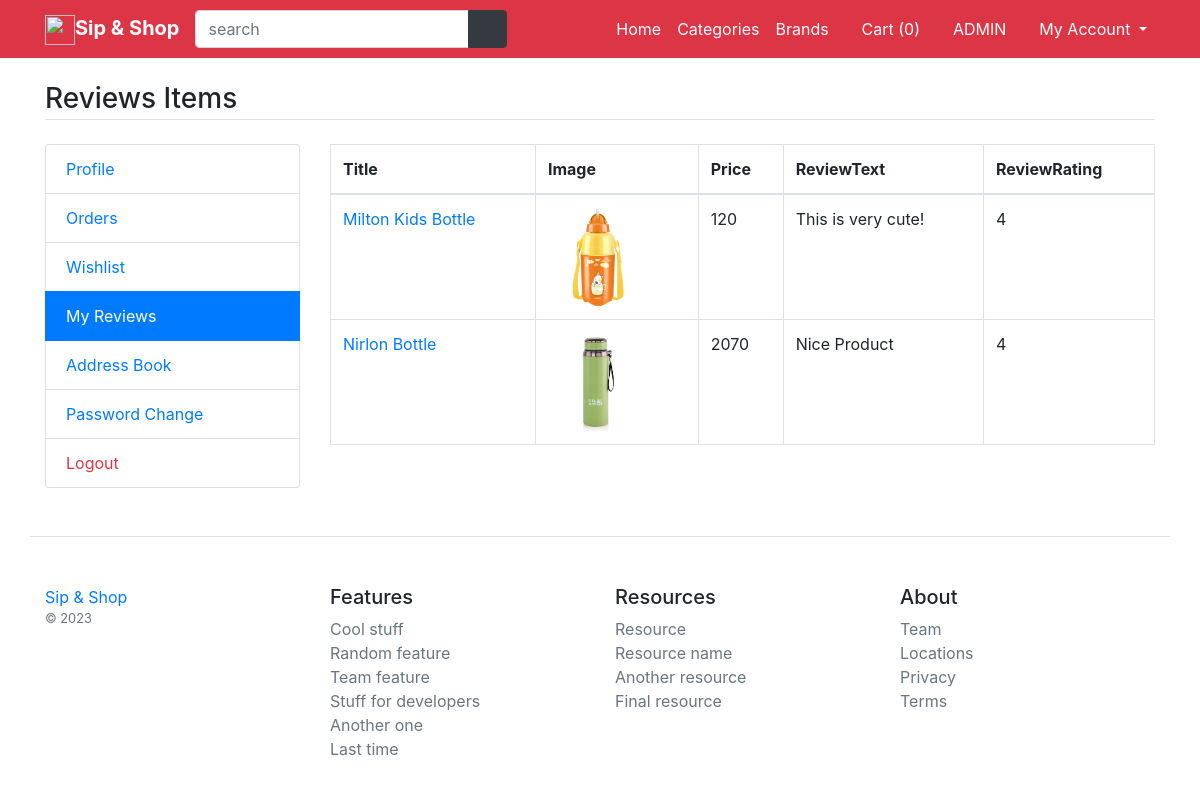
The app's page /my-reviews (signed in) with its own data.
### main/models.py (models this page shows, shortened)
class ProductReview(models.Model):
    user=models.ForeignKey(User,on_delete=models.CASCADE)
    product=models.ForeignKey(Product,on_delete=models.CASCADE)
    review_text=models.TextField()
    review_rating=models.CharField(choices=RATING,max_length=150)
    class Meta:
        verbose_name_plural=' ➢ Product Reviews'

class Product(models.Model):
    title=models.CharField(max_length=200)
    slug=models.CharField(max_length=400)
    detail=models.TextField()
    specs=models.TextField()
    category=models.ForeignKey(Category,on_delete=models.CASCADE)
    brand=models.ForeignKey(Brand,on_delete=models.CASCADE)
    color=models.ForeignKey(Color,on_delete=models.CASCADE)
    size=models.ForeignKey(Size,on_delete=models.CASCADE)
    stock=models.BooleanField(default=False)
    status=models.BooleanField(default=True)
    is_featured=models.BooleanField(default=False)
    class Meta:
        verbose_name_plural=' ➢ Products'

class ProductAttribute(models.Model):
    product=models.ForeignKey(Product,on_delete=models.CASCADE)
    price=models.PositiveIntegerField()
    color=models.ForeignKey(Color,on_delete=models.CASCADE)
    size=models.ForeignKey(Size,on_delete=models.CASCADE)
    image=models.ImageField(upload_to="product_imgs/",null=True)
    class Meta:
        verbose_name_plural=' ➢ Product Attributes'

### main/views.py (the view)
# urls.py: path('my-reviews',views.my_reviews, name='my-reviews'),
def my_reviews(request):
	reviews=ProductReview.objects.filter(user=request.user.id).order_by('-id')
	return render(request, 'user/reviews.html',{'reviews':reviews})

### main/template_context.py (called while the page is built)
def get_filters(request):
    cats=Product.objects.distinct().values('category__title','category__id')
    brands=Product.objects.distinct().values('brand__title','brand__id')
    colors=ProductAttribute.objects.distinct().values('color__title','color__id','color__color_code')
    sizes=ProductAttribute.objects.distinct().values('size__title','size__id')
    minMaxPrice=ProductAttribute.objects.aggregate(Min('price'),Max('price'))
    data={
        'cats':cats,
		'brands':brands,
		'colors':colors,
		'sizes':sizes,
        'minMaxPrice':minMaxPrice,
    }
    return data

### main/templates/user/reviews.html
{% extends 'base.html' %}
{% load static %}
{% block content %}
<main class="container my-4">
	<h3 class="my-4 border-bottom pb-1">Reviews Items</h3>
	<div class="row">
		<div class="col-md-3">
			{% include 'user/user-sidebar.html' %}
		</div>
		<div class="col-md-9">
			<div class="table-responsive">
				<table class="table-bordered table">
					<thead>
						<tr>
							<th>Title</th>
							<th>Image</th>
							<th>Price</th>
							<th>ReviewText</th>
							<th>ReviewRating</th>
						</tr>
					</thead>
					<tbody>
						{% for review in reviews %}
						<tr>
							<td><a href="/product/{{review.product.slug}}/{{review.product.id}}">{{review.product.title}}</a></td>
							<td>
								<img width="100" src="/media/{{review.product.productattribute_set.first.image}}" alt="{{review.product.title}}">
							</td>
							<td>{{review.product.productattribute_set.first.price}}</td>
							<td>{{review.review_text}}</td>
							<td>{{review.review_rating}}</td>
						</tr>
						{% endfor %}
					</tbody>
				</table>
			</div>
		</div>
	</div>
</main>
{% endblock %}

### records on screen
ProductReview: product "Milton Kids Bottle", product.productattribute_set.first.image (picture), product.productattribute_set.first.price "120", review_text "This is very cute!", review_rating "4"
ProductReview: product "Nirlon Bottle", product.productattribute_set.first.image (picture), product.productattribute_set.first.price "2070", review_text "Nice Product", review_rating "4"

### other values on screen
{{ request.session.cartdata|length }} "0"
